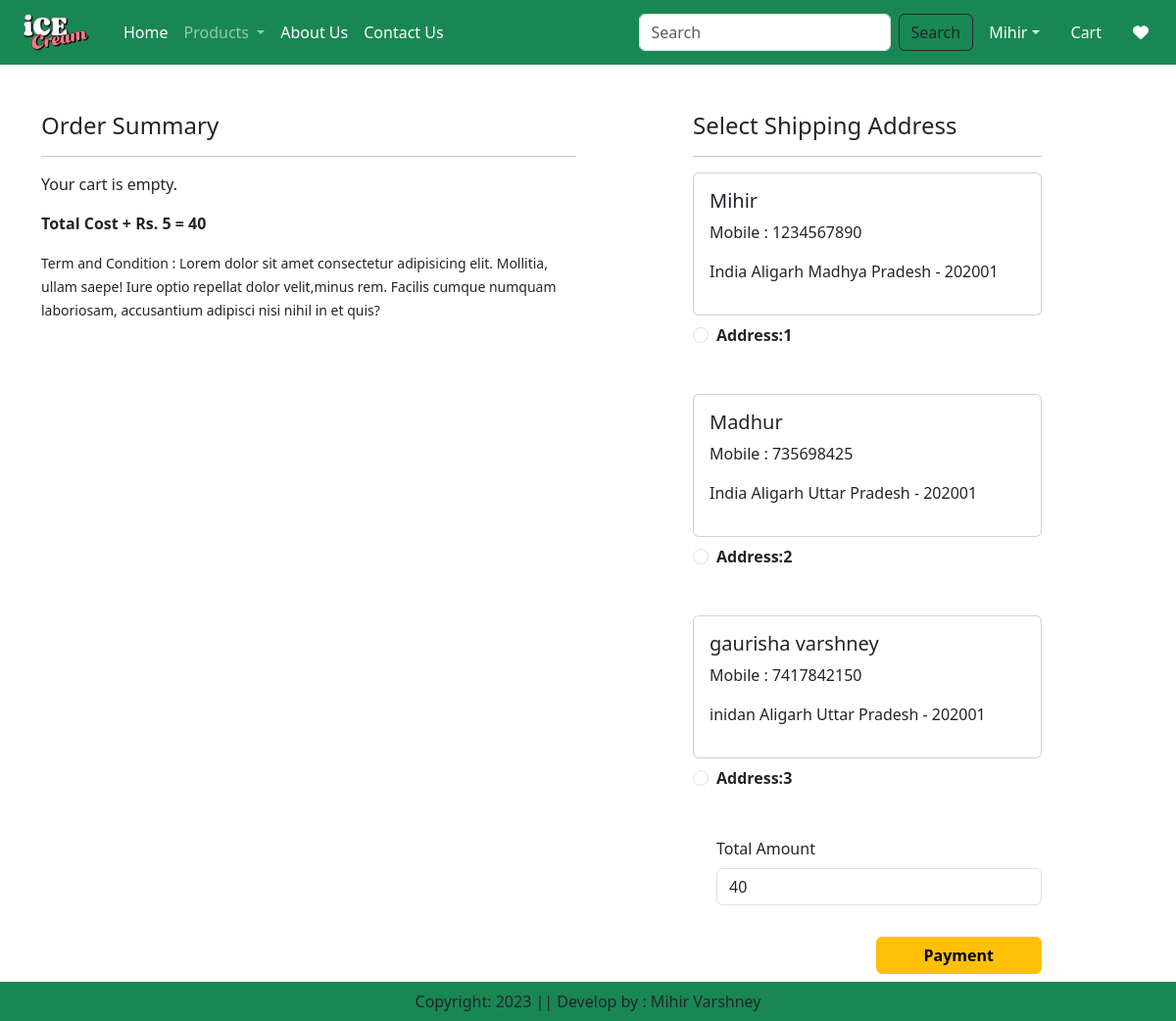
Screenshot of /checkout/ (signed in) with the database file from the repository.
### app/models.py (models this page shows, shortened)
class Customer(models.Model):
    user = models.ForeignKey(User,on_delete=models.CASCADE)
    name = models.CharField(max_length=200)
    locality = models.CharField(max_length=200)
    city = models.CharField(max_length=50)
    mobile = models.IntegerField(default=0)
    zipcode= models.IntegerField()
    state= models.CharField(choices=STATE_CHOICES,max_length=100)

### app/views.py (the view, shortened to what this page needs)
# urls.py: path('checkout/', views.CheckoutView.as_view(), name='checkout'),
@method_decorator(login_required, name='dispatch')
class CheckoutView(View):
    def get(self,request):
        totalitem = 0
        wishitem=0
        if request.user.is_authenticated:
            totalitem = len(Cart.objects.filter(user=request.user))
            wishitem = len(Wishlist.objects.filter(user=request.user))
        user=request.user
        add=Customer.objects.filter(user=user)
        cart_items=Cart.objects.filter(user=user)
        famount = 0
        for p in cart_items:
            value = p.quantity * p.product.discounted_price
            famount = famount + value
        totalamount = famount + 40
        razoramount = int(totalamount * 100)
        client = razorpay.Client(auth=(settings.RAZOR_KEY_ID, settings.RAZOR_KEY_SECRET))
        data = { "amount": razoramount, "currency": "INR", "receipt": "order_rcptid_12"}
        payment_response = client.order.create(data=data)
        print(payment_response)
        order_id = payment_response['id']
        order_status = payment_response['status']
        return render(request, 'app/checkoutView.html',locals())

### app/templates/app/checkoutView.html (shortened to what this page needs)
{% extends 'app/base.html' %}
{% load static %}
{% block main-content %}
<div class="container">
 <div class="row mt-5">
   <div class="col-sm-6">
     <h4>Order Summary</h4>
     <hr>
     {% if cart_items %}
     {% for item in cart_items %}
      <div class="card mb-2">
        <div class="card-body">
          <h5>Product: {{ item.product.title }}</h5>
          <p>Quantity: {{ item.quantity }}</p>
          <p class="fw-bold">Price: {{ item.product.discounted_price }}</p>
        </div>
      </div>
     {% endfor %}
     {% else %}
      <p>Your cart is empty.</p>
     {% endif %}
    <p class="fw-bold">Total Cost + Rs. 5 = {{ totalamount }}</p>
    <small>Term and Condition : Lorem dolor sit amet consectetur adipisicing elit. Mollitia, ullam saepe! Iure
        optio repellat dolor velit,minus rem. Facilis cumque numquam laboriosam, accusantium adipisci nisi nihil in et quis?</small>
  </div>
  <div class="col-sm-4 offset-sm-1">
    <h4>Select Shipping Address</h4>
    <hr>
    <form method="post" id="myform">
      {% for ad in add %}
      <div class="card">
        <div class="card-body">
        <h5>{{ ad.name }}</h5>
        <p>Mobile : {{ ad.mobile }}</p>
        <p>{{ ad.locality }} {{ ad.city }} {{ ad.state }} - {{ ad.zipcode }}</p>
        </div>
      </div>
        <div class="form-check mt-2 mb-5">
          <input class="form-check-input" type="radio" name="custid" id="custadd{{ forloop.counter }}" value="{{ ad.id }}">
          <label class="form-check-label fw-bold" for="custadd{{ forloop.counter }}">
            Address:{{ forloop.counter }}</label>
        </div>
        {% endfor %}
          <div class="form-check mb-3">
            <label for="totamount" class="form-label">Total Amount</label>
            <input type="number" class="form-control" name="totamount" value="{{ totalamount }}" readonly>
          </div>
          <div class="text-end">
            <button id = "rzp-button1" type="submit" class="btn btn-warning mt-3 px-5 fw-bold">Payment</button>
          </div>
        </form>
      </div>
    </div>
  </div>
  <br><br>
{% endblock main-content %}

### rows the page displays
Customer: name "Mihir", mobile "1234567890", locality "India", city "Aligarh", state "Madhya Pradesh", zipcode "202001"
Customer: name "Madhur", mobile "735698425", locality "India", city "Aligarh", state "Uttar Pradesh", zipcode "202001"
Customer: name "gaurisha varshney", mobile "7417842150", locality "inidan", city "Aligarh", state "Uttar Pradesh", zipcode "202001"

### other values shown
{{ totalamount }} "40"
